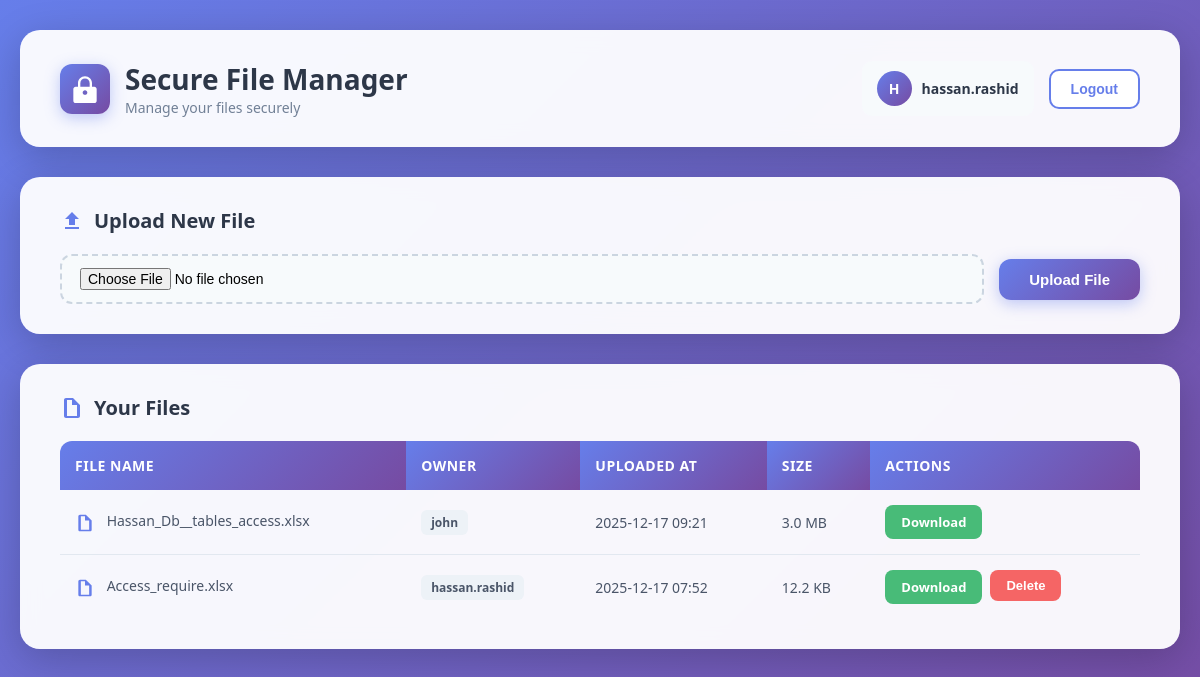
The app's page /files/ (signed in) with its own data.
### accounts/models.py (models this page shows)
class User(AbstractUser):
    ROLE_CHOICES = (
        ('admin', 'Admin'),
        ('manager', 'Manager'),
        ('user', 'User'),
    )
    role = models.CharField(max_length=20, choices=ROLE_CHOICES, default='user')

### files/models.py (models this page shows, shortened)
class SecureFile(models.Model):
    owner = models.ForeignKey(settings.AUTH_USER_MODEL, on_delete=models.CASCADE)
    file = models.FileField(upload_to='secure_files/')
    uploaded_at = models.DateTimeField(auto_now_add=True)
    size = models.BigIntegerField()

### files/views.py (the view, shortened to what this page needs)
# urls.py: path('', FileManagerView.as_view(), name='file_manager'),
class FileManagerView(LoginRequiredMixin, View):
    template_name = 'files/file_manager.html'
    def get(self, request):
        files = SecureFile.objects.all().order_by('-uploaded_at')
        return render(request, self.template_name, {'files': files})

### files/templates/files/file_manager.html (shortened to what this page needs)
<!DOCTYPE html>
<html>
<head>
</head>
<body>
    <div class="container">
        <div class="header">
            <div class="header-title">
                <div class="logo-icon">
                    <svg viewBox="0 0 24 24" xmlns="http://www.w3.org/2000/svg">
                        <path d="M12 1C8.676 1 6 3.676 6 7v3H4c-1.1 0-2 .9-2 2v10c0 1.1.9 2 2 2h16c1.1 0 2-.9 2-2V12c0-1.1-.9-2-2-2h-2V7c0-3.324-2.676-6-6-6zm0 2c2.276 0 4 1.724 4 4v3H8V7c0-2.276 1.724-4 4-4zm0 10c1.1 0 2 .9 2 2s-.9 2-2 2-2-.9-2-2 .9-2 2-2z"/>
                    </svg>
                </div>
                <div>
                    <h1>Secure File Manager</h1>
                    <div class="user-info">Manage your files securely</div>
                </div>
            </div>
            <div class="header-actions">
                <div class="user-display">
                    <div class="user-avatar">{{ request.user.username|slice:":1"|upper }}</div>
                    <span class="user-name">{{ request.user.username }}</span>
                </div>
                <form method="post" action="{% url 'logout' %}"  style="margin: 0;">
                    <button type="submit" class="btn-logout" style="border: 2px solid #667eea;">Logout</button>
                </form>
            </div>
        </div>
        <div class="upload-section">
            <div class="upload-title">
                <svg class="upload-icon" viewBox="0 0 24 24" xmlns="http://www.w3.org/2000/svg">
                    <path d="M9 16h6v-6h4l-7-7-7 7h4zm-4 2h14v2H5z"/>
                </svg>
                Upload New File
            </div>
            <form method="post" enctype="multipart/form-data" class="upload-form">
                <input type="file" name="file" required>
                <button type="submit" class="btn-upload">Upload File</button>
            </form>
        </div>
        <div class="files-section">
            <div class="files-title">
                <svg class="upload-icon" viewBox="0 0 24 24" xmlns="http://www.w3.org/2000/svg">
                    <path d="M13 2H6c-1.1 0-2 .9-2 2v16c0 1.1.9 2 2 2h12c1.1 0 2-.9 2-2V9l-7-7zm4 18H7V4h5v5h5v11z"/>
                </svg>
                Your Files
            </div>
            <table>
                <thead>
                    <tr>
                        <th>File Name</th>
                        <th>Owner</th>
                        <th>Uploaded At</th>
                        <th>Size</th>
                        <th>Actions</th>
                    </tr>
                </thead>
                <tbody>
                    {% for file in files %}
                    <tr>
                        <td>
                            <svg class="file-icon" viewBox="0 0 24 24" xmlns="http://www.w3.org/2000/svg" fill="#667eea">
                                <path d="M13 2H6c-1.1 0-2 .9-2 2v16c0 1.1.9 2 2 2h12c1.1 0 2-.9 2-2V9l-7-7zm4 18H7V4h5v5h5v11z"/>
                            </svg>
                            {{ file.file.name|slice:"13:" }}
                        </td>
                        <td>
                            <span class="owner-badge">{{ file.owner.username }}</span>
                        </td>
                        <td>{{ file.uploaded_at|date:"Y-m-d H:i" }}</td>
                        <td>{{ file.size|filesizeformat }}</td>
                        <td>
                            <div class="actions">
                                <a href="{% url 'download_file' file.id %}" class="btn-download">Download</a>
                                {% if file.owner == request.user %}
                                <form method="post" action="{% url 'delete_file' file.id %}" style="display:inline;">
                                    <button type="submit" class="btn-delete" onclick="return confirm('Are you sure you want to delete this file?')">Delete</button>
                                </form>
                                {% endif %}
                            </div>
                        </td>
                    </tr>
                    {% endfor %}
                </tbody>
            </table>
        </div>
    </div>
</body>
</html>

### files/templates/files/file_manager.html (style rules this page uses)
* { margin: 0; padding: 0; box-sizing: border-box; }
body { font-family: 'Segoe UI', Tahoma, Geneva, Verdana, sans-serif; background: linear-gradient(135deg, #667eea 0%, #764ba2 100%); min-height: 100vh; padding: 30px 20px; }
.container { max-width: 1200px; margin: 0 auto; }
.header { background: rgba(255, 255, 255, 0.95); backdrop-filter: blur(10px); border-radius: 20px; padding: 30px 40px; margin-bottom: 30px; box-shadow: 0 10px 40px rgba(0, 0, 0, 0.2); display: flex; justify-content: space-between; align-items: center; flex-wrap: wrap; gap: 20px; }
.header-title { display: flex; align-items: center; gap: 15px; }
.logo-icon { width: 50px; height: 50px; background: linear-gradient(135deg, #667eea 0%, #764ba2 100%); border-radius: 12px; display: flex; align-items: center; justify-content: center; box-shadow: 0 4px 15px rgba(102, 126, 234, 0.4); }
.logo-icon svg { width: 28px; height: 28px; fill: white; }
h1 { color: #2d3748; font-size: 28px; font-weight: 700; }
.user-info { color: #718096; font-size: 14px; }
.header-actions { display: flex; align-items: center; gap: 15px; }
.user-display { display: flex; align-items: center; gap: 10px; padding: 10px 15px; background: #f7fafc; border-radius: 10px; }
.user-avatar { width: 35px; height: 35px; background: linear-gradient(135deg, #667eea 0%, #764ba2 100%); border-radius: 50%; display: flex; align-items: center; justify-content: center; color: white; font-weight: 700; font-size: 14px; }
.user-name { color: #2d3748; font-weight: 600; font-size: 14px; }
.btn-logout { padding: 10px 20px; background: #fff; color: #667eea; border: 2px solid #667eea; border-radius: 10px; font-size: 14px; font-weight: 600; cursor: pointer; transition: all 0.3s ease; text-decoration: none; display: inline-block; }
.upload-section { background: rgba(255, 255, 255, 0.95); backdrop-filter: blur(10px); border-radius: 20px; padding: 30px 40px; margin-bottom: 30px; box-shadow: 0 10px 40px rgba(0, 0, 0, 0.2); }
.upload-title { color: #2d3748; font-size: 20px; font-weight: 600; margin-bottom: 20px; display: flex; align-items: center; gap: 10px; }
.upload-icon { width: 24px; height: 24px; fill: #667eea; }
.upload-form { display: flex; gap: 15px; flex-wrap: wrap; align-items: center; }
input[type="file"] { flex: 1; min-width: 250px; padding: 12px 18px; border: 2px dashed #cbd5e0; border-radius: 12px; background: #f7fafc; cursor: pointer; transition: all 0.3s ease; font-size: 14px; }
.btn-upload { padding: 12px 30px; background: linear-gradient(135deg, #667eea 0%, #764ba2 100%); color: white; border: none; border-radius: 12px; font-size: 15px; font-weight: 600; cursor: pointer; transition: all 0.3s ease; box-shadow: 0 4px 15px rgba(102, 126, 234, 0.4); }
.files-section { background: rgba(255, 255, 255, 0.95); backdrop-filter: blur(10px); border-radius: 20px; padding: 30px 40px; box-shadow: 0 10px 40px rgba(0, 0, 0, 0.2); }
.files-title { color: #2d3748; font-size: 20px; font-weight: 600; margin-bottom: 20px; display: flex; align-items: center; gap: 10px; }
table { width: 100%; border-collapse: separate; border-spacing: 0; }
th { background: linear-gradient(135deg, #667eea 0%, #764ba2 100%); color: white; padding: 15px; text-align: left; font-weight: 600; font-size: 14px; text-transform: uppercase; letter-spacing: 0.5px; }
th:first-child { border-radius: 12px 0 0 0; }
th:last-child { border-radius: 0 12px 0 0; }
td { padding: 15px; border-bottom: 1px solid #e2e8f0; color: #4a5568; font-size: 14px; }
tr:last-child td { border-bottom: none; }
.actions { display: flex; gap: 8px; }
.btn-download { padding: 8px 16px; background: #48bb78; color: white; border: none; border-radius: 8px; font-size: 13px; font-weight: 600; cursor: pointer; transition: all 0.3s ease; text-decoration: none; display: inline-block; }
.btn-delete { padding: 8px 16px; background: #f56565; color: white; border: none; border-radius: 8px; font-size: 13px; font-weight: 600; cursor: pointer; transition: all 0.3s ease; }
.file-icon { display: inline-block; width: 20px; height: 20px; margin-right: 8px; vertical-align: middle; }
.owner-badge { display: inline-block; padding: 4px 10px; background: #edf2f7; border-radius: 6px; font-size: 12px; color: #4a5568; font-weight: 600; }

### records on screen
User: user.username "H", user.username "hassan.rashid"
SecureFile: file.name "Hassan_Db__tables_access.xlsx", owner.username "john", uploaded_at "2025-12-17 09:21", size|filesizeformat "3.0 MB"
SecureFile: file.name "Access_require.xlsx", owner.username "hassan.rashid", uploaded_at "2025-12-17 07:52", size|filesizeformat "12.2 KB", shows "Delete"
